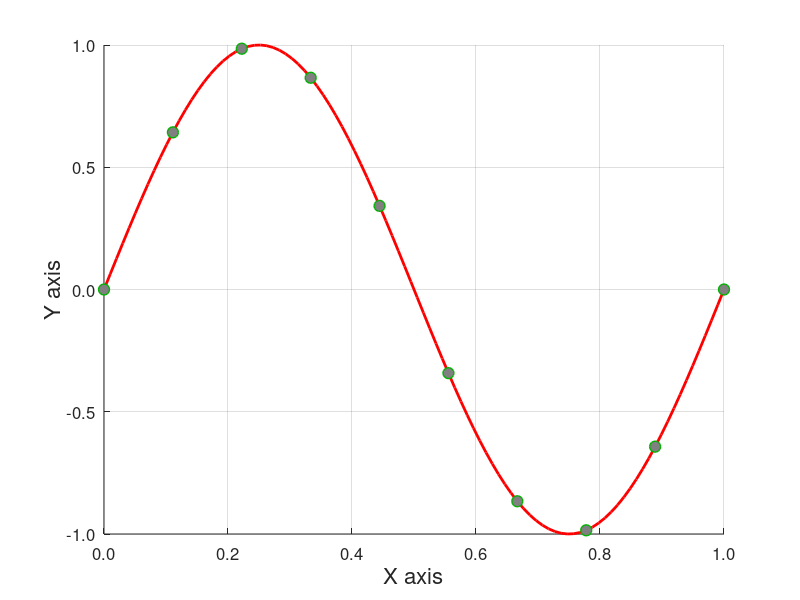

Write MATLAB code to recreate this figure.
% matlabPlotTutorial
%
% Little examples of how to tune plots in Matlab
%
% 8/18/09  dhb  Started on it.

%% Clear
clear; close all;

%% Define some simple data to plot
x = linspace(0,1,100);
y = sin(2*pi*x);
xPoints = linspace(0,1,10);
yPoints = sin(2*pi*xPoints);

%% Open up basic Matlab plot
%
% This shows how to control line width, set custom colors for points, and
% control the outline and interior color of a point separately, as well as control
% the thickness of the point outline. (I don't make points like this, they
% are pretty ugly.  But I wanted to show the separate control of these
% aspects.)
%
% The font and font size values passed after the figure is open set the
% default for text in the figure.
theFig = figure; clf; hold on
set(gca,'FontName','Helvetica','FontSize',12);
plot(x,y,'r','LineWidth',2);
thePoints = plot(xPoints,yPoints,'o','Color',[0.0 0.7 0.0],'MarkerFaceColor',[0.5 0.5 0.5]);
set(thePoints,'MarkerSize',8,'LineWidth',1);

%% Directly set where the axis tick marks show up and control the
% format of the labels.
xLower = 0; xUpper = 1; nXTicks = 6; 
yLower = -1; yUpper = 1; nYTicks = 5;
xlim([xLower xUpper]); ylim([yLower yUpper]);
xTicks = linspace(xLower,xUpper,nXTicks);
yTicks = linspace(yLower,yUpper,nYTicks);

%% Format the labels for each tick.  Note the use of the
% trailing space in the format string for the y-axis ticks.
% This has the effect of moving the text slightly to the 
% left, and reduces the overlap between the tick labels
% between the two axes near the origin.
%
% I think this method works well enough for most things.  If
% you want to get really fancy, I think you need to move to
% using the text() function directly, in which case you can
% put each label directly where you want it, and also use
% LaTex to format the strings. But that's a lot of fussing.
xTickLabel = cell(size(xTicks));
for i = 1:length(xTicks)
    xTickLabel{i} = sprintf('%0.1f',xTicks(i));
end
yTickLabel = cell(size(yTicks));
for i = 1:length(yTicks)
    yTickLabel{i} = sprintf('%0.1f ',yTicks(i));
end
set(gca,'XTick',xTicks,'XTickLabel',xTickLabel);
set(gca,'YTick',yTicks,'YTickLabel',yTickLabel);
xlabel('X axis','FontName','Helvetica','FontSize',16);
ylabel('Y axis','FontName','Helvetica','FontSize',16);

%% Add grids if you like them
set(gca,'XGrid','on','YGrid','on');

%% If you want to save your plot, then use the saveas command.
saveas(theFig,'matlabPlotTutorial.png','png');


